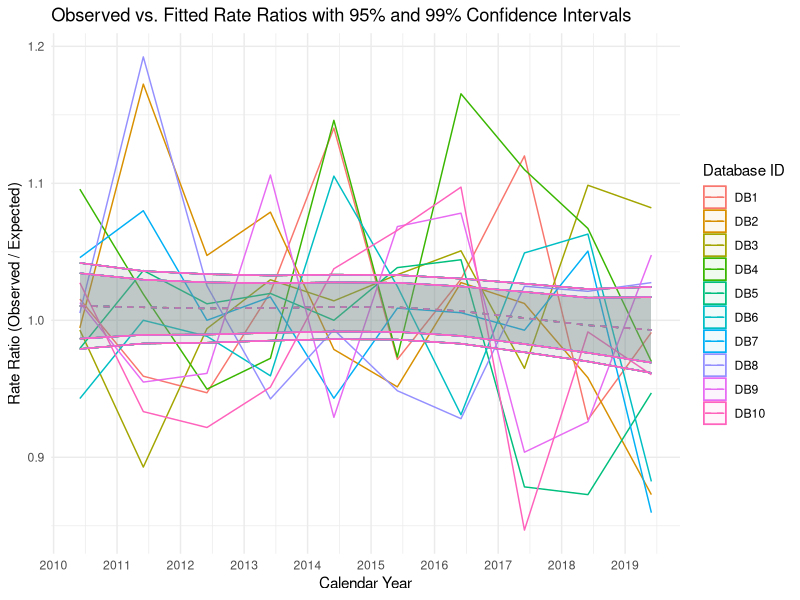
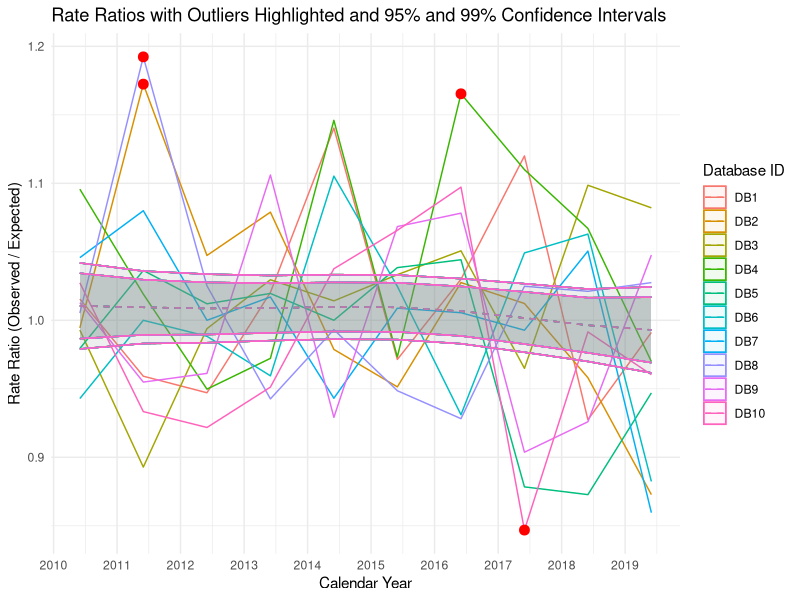

Generate these figures, in order, with R:
# Install the mgcv package if not already installed
# install.packages("mgcv")

library(mgcv)
library(ggplot2)

# Enhanced Sample data with 10 years of data per database using mid-year dates
set.seed(123)  # For reproducibility

years <- seq(as.Date("2010-06-01"), as.Date("2019-06-01"), by = "year")  # Mid-year dates
databases <- paste0('DB', 1:10)

# Generate random expected and observed counts for each database and year
data <- expand.grid(
  databaseId = databases,
  calendarYear = years
)

# Create synthetic counts based on Poisson distribution
data$expectedCount <- round(runif(nrow(data), 100, 200))  # Random expected counts between 100 and 200
data$observedCount <- rpois(nrow(data), lambda = data$expectedCount)  # Observed counts from Poisson

# Calculate the rate ratio
data$rateRatio <- data$observedCount / data$expectedCount

# Convert the 'calendarYear' date to numeric for the GAM model (necessary for the spline function)
data$calendarYearNumeric <- as.numeric(data$calendarYear)

# Fit a GAM with factor-smooth interaction for nonlinear trends across calendarYear
gam_model <- gam(rateRatio ~ s(calendarYearNumeric, bs = "fs", k = 5, m = 1), data = data)

# Predict the fitted values and standard errors
predictions <- predict(gam_model, newdata = data, se.fit = TRUE)

# Add fitted values, standard errors, and confidence intervals to the data
data$fitted_values <- predictions$fit
data$upper_bound_95 <- data$fitted_values + 1.96 * predictions$se.fit  # 95% upper bound
data$lower_bound_95 <- data$fitted_values - 1.96 * predictions$se.fit  # 95% lower bound
data$upper_bound_99 <- data$fitted_values + 2.576 * predictions$se.fit  # 99% upper bound
data$lower_bound_99 <- data$fitted_values - 2.576 * predictions$se.fit  # 99% lower bound

# Calculate residuals to assess deviations from the model
data$residuals <- residuals(gam_model)

# Visualize: Spaghetti plot showing the ratio and fitted values over time for each database
ggplot(data, aes(x = calendarYear, y = rateRatio, group = databaseId, color = databaseId)) +
  geom_line() +
  geom_line(aes(y = fitted_values), linetype = "dashed") +
  
  # Add 99% confidence interval ribbon with high transparency
  geom_ribbon(aes(ymin = lower_bound_99, ymax = upper_bound_99, fill = databaseId), alpha = 0.01) +
  
  # Add 95% confidence interval ribbon with moderate transparency
  geom_ribbon(aes(ymin = lower_bound_95, ymax = upper_bound_95, fill = databaseId), alpha = 0.05) +
  
  labs(title = "Observed vs. Fitted Rate Ratios with 95% and 99% Confidence Intervals",
       y = "Rate Ratio (Observed / Expected)",
       x = "Calendar Year",
       color = "Database ID", fill = "Database ID") +
  scale_x_date(date_labels = "%Y", date_breaks = "1 year") +  # Properly format the date axis
  theme_minimal()

# Identify outliers based on residuals (e.g., using z-scores for residuals)
data$residual_zscore <- (data$residuals - mean(data$residuals)) / sd(data$residuals)

# Threshold for outliers (|z| > 2 is a common cutoff)
outliers <- data[abs(data$residual_zscore) > 2, ]

# Highlight outliers
ggplot(data, aes(x = calendarYear, y = rateRatio, group = databaseId, color = databaseId)) +
  geom_line() +
  geom_line(aes(y = fitted_values), linetype = "dashed") +
  
  # Add 99% confidence interval ribbon with high transparency
  geom_ribbon(aes(ymin = lower_bound_99, ymax = upper_bound_99, fill = databaseId), alpha = 0.01) +
  
  # Add 95% confidence interval ribbon with moderate transparency
  geom_ribbon(aes(ymin = lower_bound_95, ymax = upper_bound_95, fill = databaseId), alpha = 0.05) +
  
  # Highlight outliers in red
  geom_point(data = outliers, aes(x = calendarYear, y = rateRatio), color = "red", size = 3) +
  
  labs(title = "Rate Ratios with Outliers Highlighted and 95% and 99% Confidence Intervals",
       y = "Rate Ratio (Observed / Expected)",
       x = "Calendar Year",
       color = "Database ID", fill = "Database ID") +
  scale_x_date(date_labels = "%Y", date_breaks = "1 year") +  # Properly format the date axis
  theme_minimal()
